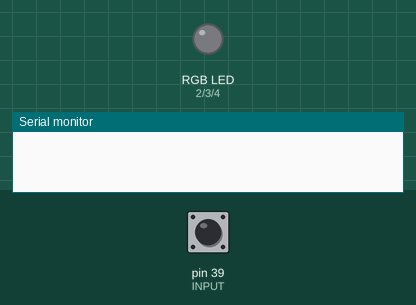
A sketch run on a simulated Arduino Mega 2560, built with avr-gcc and run on an emulated ATmega2560. On the bench: an RGB LED mixed from three pins (HIGH = lit), the last lines printed to the serial monitor. The inputs (shaded band) are chosen by the test bench; at power-on: pin 39 (INPUT) HIGH.

Above: at 1.2 s.
1.3 s: pin 39 (INPUT) pulled LOW for 0.15 s
At 2.5 s:
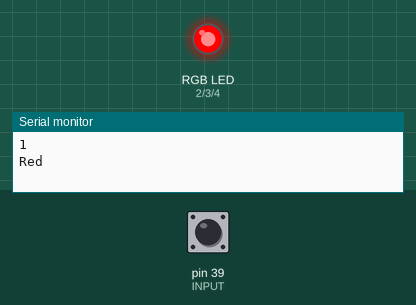
2.9 s: pin 39 (INPUT) pulled LOW for 1 s
At 3.8 s:
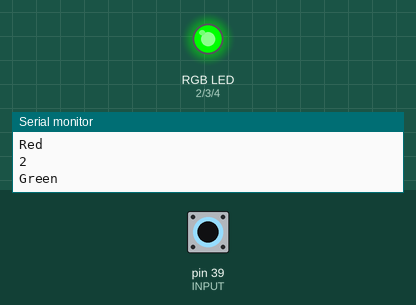
5.4 s: pin 39 (INPUT) pulled LOW for 0.15 s
At 5.7 s:
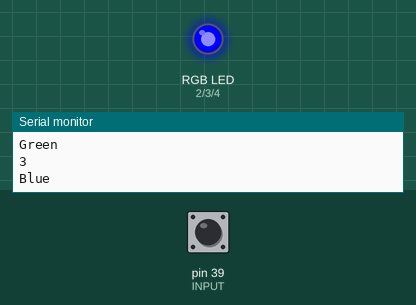
7.0 s: pin 39 (INPUT) pulsed LOW 5 times (0.12 s each, 0.3 s apart)
At 9.1 s:
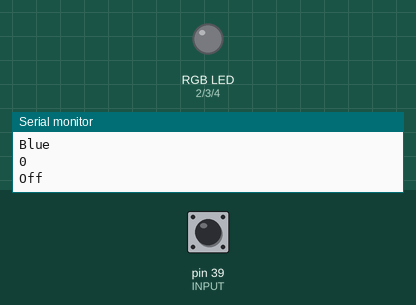
10.0 s: pin 39 (INPUT) pulled LOW for 3.2 s
At 10.4 s:
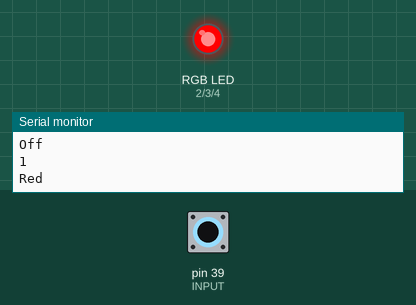
Timing chart, 0 to 13.0 s (numbered marks = the images above; inputs shaded):
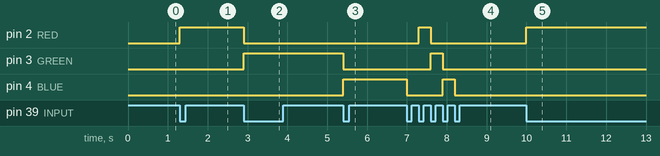

Measured:
- after the input at 1.3 s, pin 2 (RED): LOW → HIGH at once
- after the input at 2.9 s, pin 2 (RED): HIGH → LOW at once; pin 3 (GREEN): LOW → HIGH at once
- after the input at 5.4 s, pin 3 (GREEN): HIGH → LOW at once; pin 4 (BLUE): LOW → HIGH at once
- after the input at 7.0 s, pin 2 (RED): LOW → HIGH after 0.30 s, → LOW 0.30 s later; pin 3 (GREEN): LOW → HIGH after 0.60 s, → LOW 0.30 s later; pin 4 (BLUE): HIGH → LOW at once, → HIGH 0.90 s later, → LOW 0.30 s later
- after the input at 10.0 s, pin 2 (RED): LOW → HIGH at once

The sketch:

rgbLed.ino
```cpp
#define RED 2
#define GREEN 3
#define BLUE 4
#define INPUT 39
int colour = 0;
int lastState = HIGH;

void setup() {
  // put your setup code here, to run once:
  pinMode(RED, OUTPUT);
  pinMode(GREEN, OUTPUT);
  pinMode(BLUE, OUTPUT);
  pinMode(INPUT, INPUT_PULLUP);
  Serial.begin(9600);
}

void loop() {
  // put your main code here, to run repeatedly:
  if(digitalRead(INPUT) == LOW && lastState == HIGH){
    lastState = !lastState;
    colour = (colour + 1) % 4;
    Serial.println(colour);
    changeColour(colour);
  } else if (digitalRead(INPUT) == HIGH && lastState == LOW){
    lastState = !lastState;
  }
}

void changeColour(int colour){
  if (colour == 0){
    digitalWrite(RED, 0);
    digitalWrite(GREEN, 0);
    digitalWrite(BLUE, 0);
    Serial.println("Off");
  }
  if (colour == 1){
    digitalWrite(RED, 255);
    digitalWrite(GREEN, 0);
    digitalWrite(BLUE, 0);
    Serial.println("Red");
  }
  if (colour == 2){
    digitalWrite(RED, 0);
    digitalWrite(GREEN, 255);
    digitalWrite(BLUE, 0);
    Serial.println("Green");
  }
  if (colour == 3){
    digitalWrite(RED, 0);
    digitalWrite(GREEN, 0);
    digitalWrite(BLUE, 255);
    Serial.println("Blue");
  }
}
```
